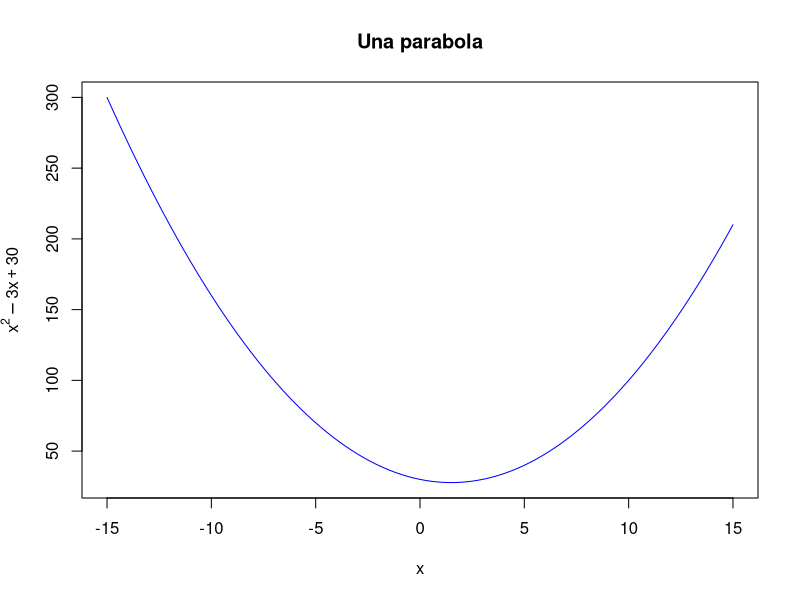
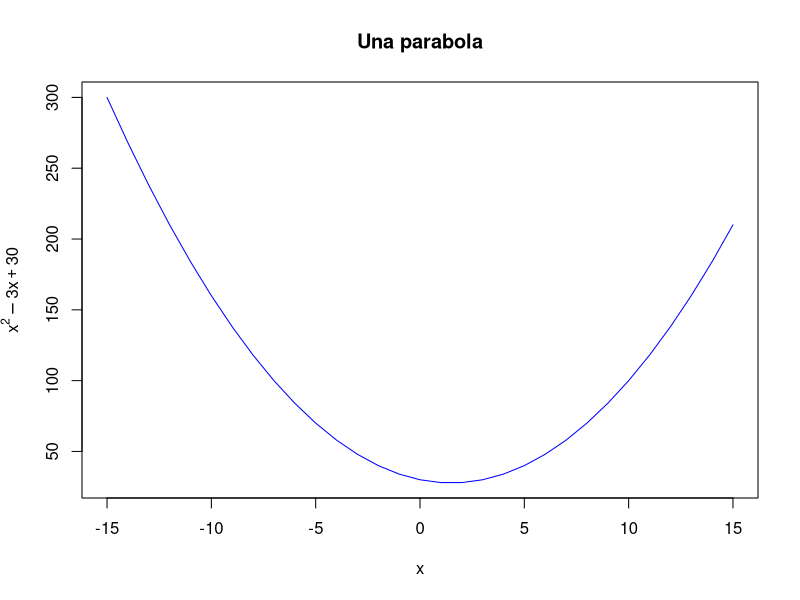
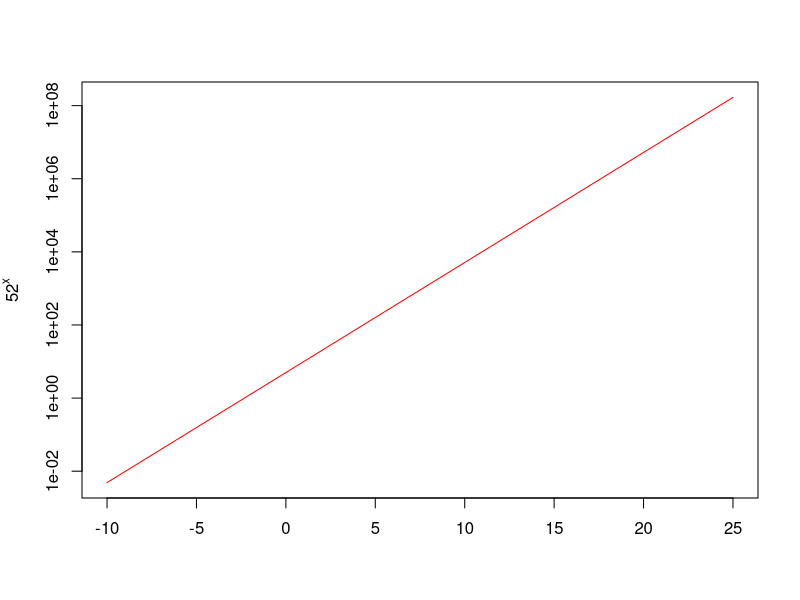
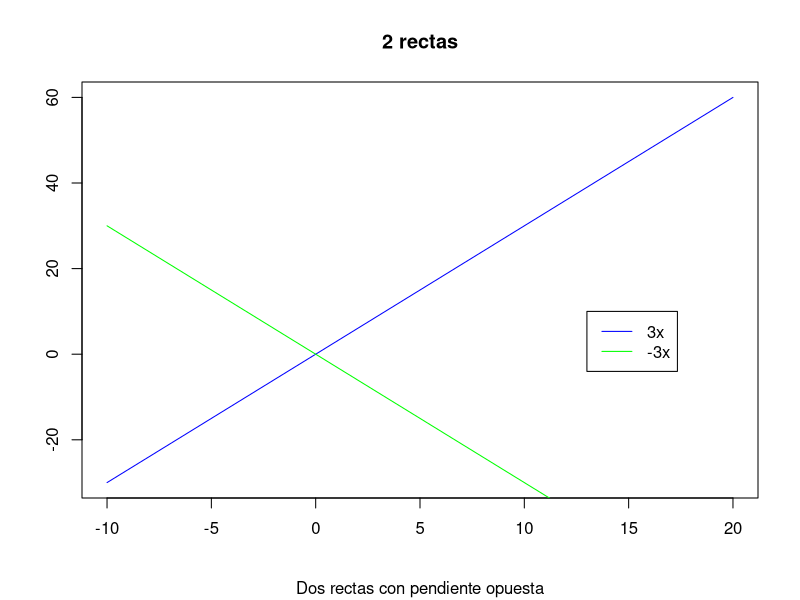
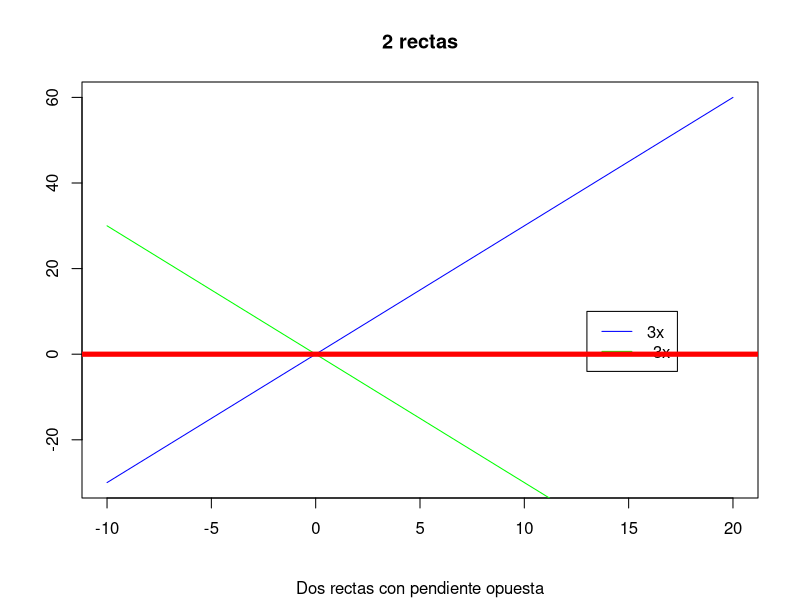
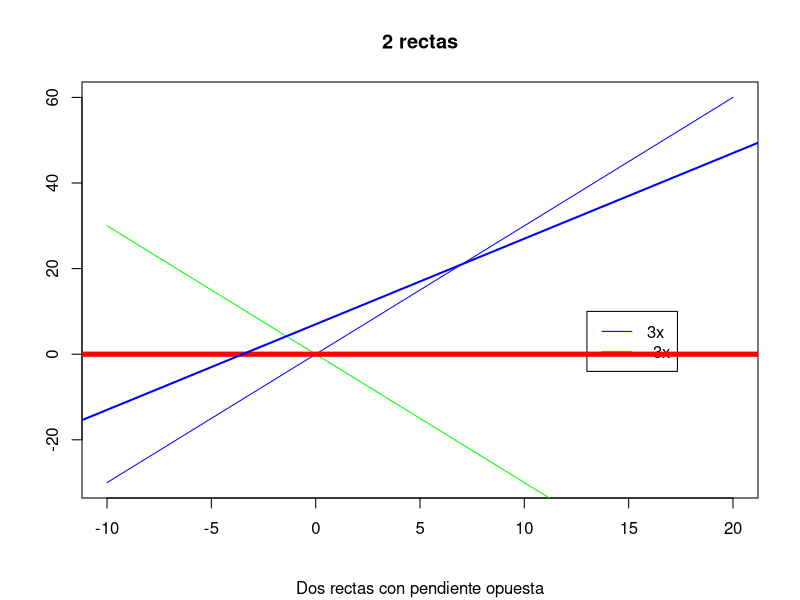

Write the R code that produced these figures, in order.
## ---- chunk 1
knitr::opts_chunk$set(echo = TRUE)
## ---- chunk 2

curve(x^2-3*x+30,-15,15,main="Una parabola", col = 'blue', xlab = expression(x),ylab = expression(y=x^2-3*x+30))

## ---- chunk 3
f = function(x){x^2-3*x+30}

I = c(-15:15)

# No, la sentencia es incorrecta. La sentencia correcta sería:

plot(I, f(I), type = "l", main = "Una parabola", col = 'blue', xlab = expression(x), ylab = expression(y=x^2-3*x+30))
## ---- chunk 4
curve(5*2^x,-10,25, log = 'y', col = 'red', ylab = expression(y = 5*2^x), xlab = "")
## ---- chunk 5

curve(3*x, -10,20,xlab = "", ylab="",col="blue", main = "2 rectas", sub = "Dos rectas con pendiente opuesta");

curve(-3*x, col="green",add=TRUE);

legend(13,10,legend=c("3x","-3x"),lty=c(1,1),col=c("blue","green"))

## ---- chunk 6
curve(3*x, -10,20,xlab = "", ylab="",col="blue", main = "2 rectas", sub = "Dos rectas con pendiente opuesta");

curve(-3*x, col="green",add=TRUE);

legend(13,10,legend=c("3x","-3x"),lty=c(1,1),col=c("blue","green"))

abline(h=0,col="red",lwd = 5)
## ---- chunk 7

curve(3*x, -10,20,xlab = "", ylab="",col="blue", main = "2 rectas", sub = "Dos rectas con pendiente opuesta");

curve(-3*x, col="green",add=TRUE);

legend(13,10,legend=c("3x","-3x"),lty=c(1,1),col=c("blue","green"))

abline(h=0,col="red",lwd = 5)
abline(7,2,col="blue",lwd = 2)

